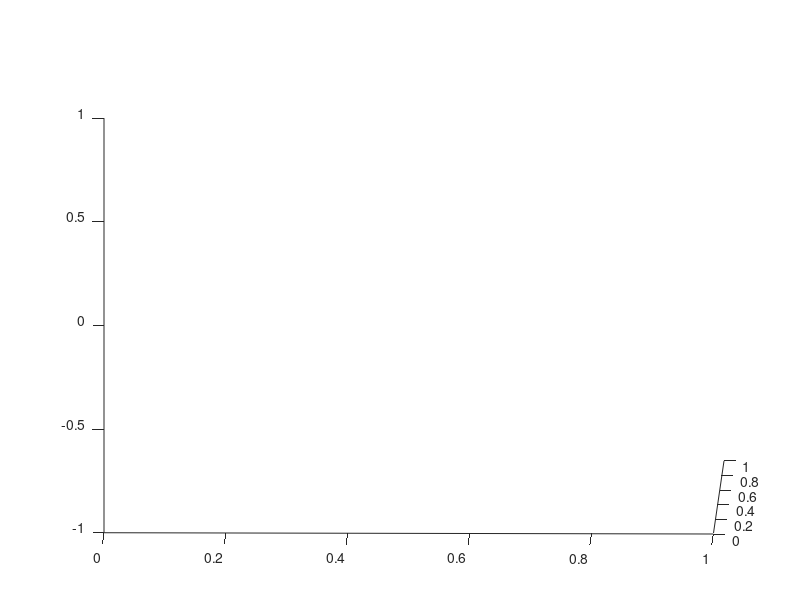

Here is the MATLAB script that generated this plot:
function fig_rotate(varargin)
a = 1;
b = 10;
% d=1;    % rotation delta angle
if isempty(varargin)
    d = 10;
else
    d = varargin{1};
%     text = varargin{2};
end

% text = varargin{:};

while a<=360
    a = a + d;
    view(a,b)
    drawnow
%     name = 'Test Rotate';
%     title(name);
%     saveas(gca,sprintf('%s rotation=%d.png',text,a));
%     clc
%     fprintf('Saving: %3.0f%%\n',a/360*100)
end